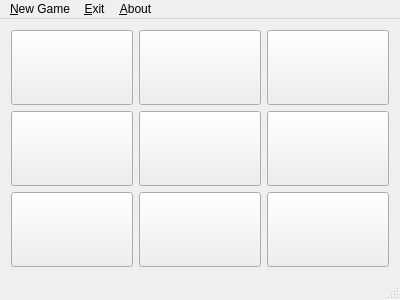
<?xml version="1.0" encoding="UTF-8"?>
<ui version="4.0">
 <class>MainWindow</class>
 <widget class="QMainWindow" name="MainWindow">
  <property name="geometry">
   <rect>
    <x>0</x>
    <y>0</y>
    <width>400</width>
    <height>300</height>
   </rect>
  </property>
  <property name="windowTitle">
   <string>MainWindow</string>
  </property>
  <widget class="QWidget" name="centralWidget">
   <layout class="QGridLayout" name="gridLayout">
    <item row="1" column="2">
     <widget class="QPushButton" name="pushButton_6">
      <property name="sizePolicy">
       <sizepolicy hsizetype="Expanding" vsizetype="Expanding">
        <horstretch>0</horstretch>
        <verstretch>0</verstretch>
       </sizepolicy>
      </property>
      <property name="text">
       <string/>
      </property>
     </widget>
    </item>
    <item row="1" column="1">
     <widget class="QPushButton" name="pushButton_5">
      <property name="sizePolicy">
       <sizepolicy hsizetype="Expanding" vsizetype="Expanding">
        <horstretch>0</horstretch>
        <verstretch>0</verstretch>
       </sizepolicy>
      </property>
      <property name="text">
       <string/>
      </property>
     </widget>
    </item>
    <item row="1" column="0">
     <widget class="QPushButton" name="pushButton_4">
      <property name="sizePolicy">
       <sizepolicy hsizetype="Expanding" vsizetype="Expanding">
        <horstretch>0</horstretch>
        <verstretch>0</verstretch>
       </sizepolicy>
      </property>
      <property name="text">
       <string/>
      </property>
     </widget>
    </item>
    <item row="0" column="2">
     <widget class="QPushButton" name="pushButton_3">
      <property name="sizePolicy">
       <sizepolicy hsizetype="Expanding" vsizetype="Expanding">
        <horstretch>0</horstretch>
        <verstretch>0</verstretch>
       </sizepolicy>
      </property>
      <property name="text">
       <string/>
      </property>
     </widget>
    </item>
    <item row="0" column="0">
     <widget class="QPushButton" name="pushButton">
      <property name="sizePolicy">
       <sizepolicy hsizetype="Expanding" vsizetype="Expanding">
        <horstretch>0</horstretch>
        <verstretch>0</verstretch>
       </sizepolicy>
      </property>
      <property name="text">
       <string/>
      </property>
     </widget>
    </item>
    <item row="0" column="1">
     <widget class="QPushButton" name="pushButton_2">
      <property name="sizePolicy">
       <sizepolicy hsizetype="Expanding" vsizetype="Expanding">
        <horstretch>0</horstretch>
        <verstretch>0</verstretch>
       </sizepolicy>
      </property>
      <property name="text">
       <string/>
      </property>
     </widget>
    </item>
    <item row="2" column="0">
     <widget class="QPushButton" name="pushButton_7">
      <property name="sizePolicy">
       <sizepolicy hsizetype="Expanding" vsizetype="Expanding">
        <horstretch>0</horstretch>
        <verstretch>0</verstretch>
       </sizepolicy>
      </property>
      <property name="text">
       <string/>
      </property>
     </widget>
    </item>
    <item row="2" column="1">
     <widget class="QPushButton" name="pushButton_8">
      <property name="sizePolicy">
       <sizepolicy hsizetype="Expanding" vsizetype="Expanding">
        <horstretch>0</horstretch>
        <verstretch>0</verstretch>
       </sizepolicy>
      </property>
      <property name="text">
       <string/>
      </property>
     </widget>
    </item>
    <item row="2" column="2">
     <widget class="QPushButton" name="pushButton_9">
      <property name="sizePolicy">
       <sizepolicy hsizetype="Expanding" vsizetype="Expanding">
        <horstretch>0</horstretch>
        <verstretch>0</verstretch>
       </sizepolicy>
      </property>
      <property name="text">
       <string/>
      </property>
     </widget>
    </item>
   </layout>
  </widget>
  <widget class="QMenuBar" name="menuBar">
   <property name="geometry">
    <rect>
     <x>0</x>
     <y>0</y>
     <width>400</width>
     <height>25</height>
    </rect>
   </property>
   <widget class="QMenu" name="menu_Exit">
    <property name="title">
     <string>&amp;Exit</string>
    </property>
    <addaction name="actionexit"/>
   </widget>
   <widget class="QMenu" name="menu_About">
    <property name="title">
     <string>&amp;About</string>
    </property>
   </widget>
   <widget class="QMenu" name="menu_New_Game">
    <property name="title">
     <string>&amp;New Game</string>
    </property>
    <addaction name="actionnew_game"/>
   </widget>
   <addaction name="menu_New_Game"/>
   <addaction name="menu_Exit"/>
   <addaction name="menu_About"/>
  </widget>
  <widget class="QStatusBar" name="statusBar"/>
  <action name="actionnew_game">
   <property name="text">
    <string>new game</string>
   </property>
  </action>
  <action name="actionexit">
   <property name="text">
    <string>exit</string>
   </property>
  </action>
 </widget>
 <layoutdefault spacing="6" margin="11"/>
 <resources/>
 <connections/>
</ui>
